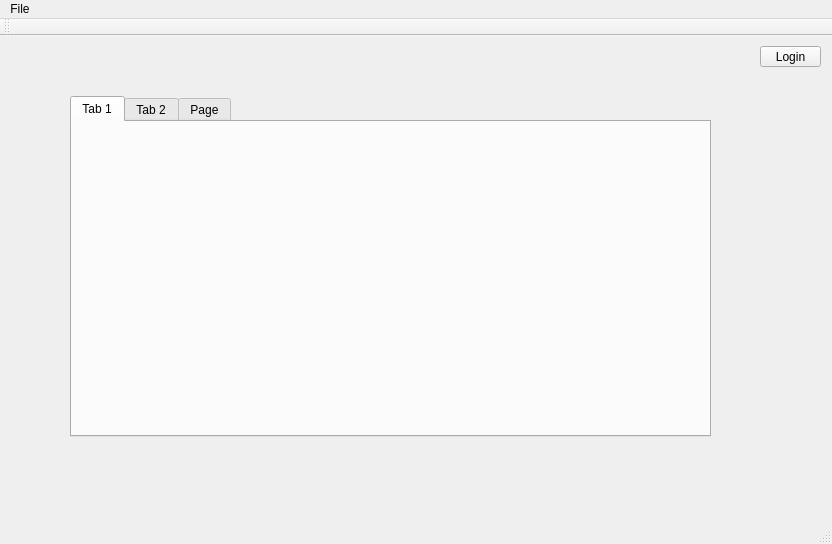
<?xml version="1.0" encoding="UTF-8"?>
<ui version="4.0">
 <class>MainWindow</class>
 <widget class="QMainWindow" name="MainWindow">
  <property name="geometry">
   <rect>
    <x>0</x>
    <y>0</y>
    <width>832</width>
    <height>544</height>
   </rect>
  </property>
  <property name="windowTitle">
   <string>MainWindow</string>
  </property>
  <widget class="QWidget" name="centralWidget">
   <widget class="QTabWidget" name="tabWidget">
    <property name="geometry">
     <rect>
      <x>70</x>
      <y>60</y>
      <width>641</width>
      <height>341</height>
     </rect>
    </property>
    <property name="currentIndex">
     <number>0</number>
    </property>
    <widget class="QWidget" name="tab">
     <attribute name="title">
      <string>Tab 1</string>
     </attribute>
    </widget>
    <widget class="QWidget" name="tab_2">
     <attribute name="title">
      <string>Tab 2</string>
     </attribute>
    </widget>
    <widget class="QWidget" name="tab_3">
     <attribute name="title">
      <string>Page</string>
     </attribute>
    </widget>
   </widget>
   <widget class="QPushButton" name="pushButton">
    <property name="geometry">
     <rect>
      <x>760</x>
      <y>10</y>
      <width>61</width>
      <height>21</height>
     </rect>
    </property>
    <property name="text">
     <string>Login</string>
    </property>
   </widget>
  </widget>
  <widget class="QMenuBar" name="menuBar">
   <property name="geometry">
    <rect>
     <x>0</x>
     <y>0</y>
     <width>832</width>
     <height>21</height>
    </rect>
   </property>
   <widget class="QMenu" name="menuFile">
    <property name="title">
     <string>File</string>
    </property>
   </widget>
   <addaction name="menuFile"/>
  </widget>
  <widget class="QToolBar" name="mainToolBar">
   <attribute name="toolBarArea">
    <enum>TopToolBarArea</enum>
   </attribute>
   <attribute name="toolBarBreak">
    <bool>false</bool>
   </attribute>
  </widget>
  <widget class="QStatusBar" name="statusBar"/>
 </widget>
 <layoutdefault spacing="6" margin="11"/>
 <resources/>
 <connections/>
</ui>
